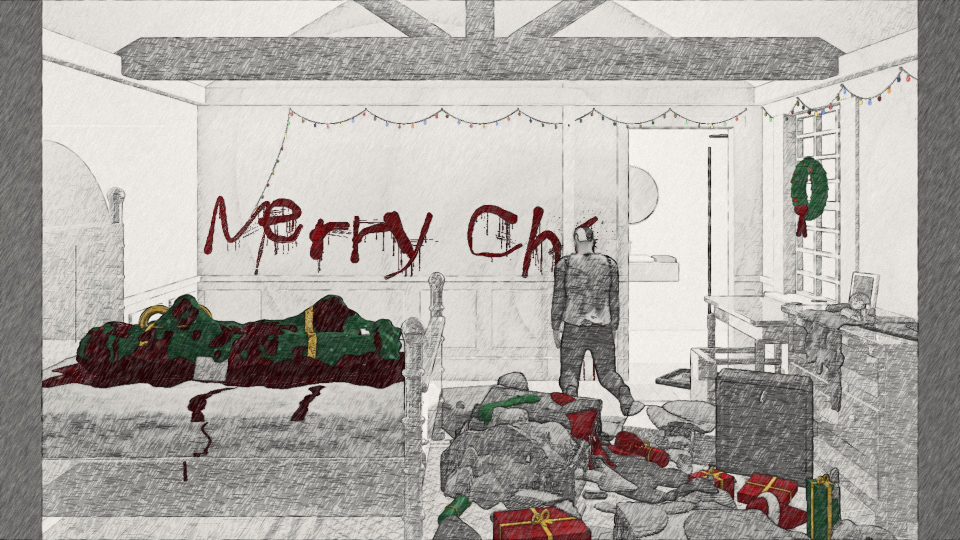
#> input picture animations/yuletide-merry-chr-still.jpg, 1920 x 1080 px (shown at 1/2 size); its folder holds only this picture in this run
$ python -i houseline.py   (imports and definitions only)
#> lines starting #> are read from the running program, lines starting #| are printed output that depends on the picture; after the words box and inside, x2 and y2 are one past the last pixel; in counts of white or black regions, pixels touching at a corner belong together
#> further down, picture is the input picture: PIL image 1920x1080 RGB; mean R, G, B 172.9, 169.1, 164.5
"""MAP: one line weight for every kit (R8 A6, 27 Nov).
Open Wounds note 16 (Sam, 26 Nov: "the line work on the wolves is very thick in comparison to our house style") was
one kit drawing its own outline. The fix there (wolf.house_ctx) is now the shared rule: every kit's outline is the
people's own at the same size on screen.
  weight(ppm)      the people's pen weight (lying._lw) for a body this many frame pixels a metre: for kits that draw
                   with burnham's Pen (wolf, horse, robot) or scale their own lines from it.
  px(W)            the house outline in final frame pixels for kits that draw their own fixed-pixel line (whale):
                   measured to match a person at the same frame width (people measure about 2 px at 1080 wide, any size).
  ctx(X, s, ppm)   set a kit's drawing context (X.ol, X.line_k) to the house weight: wolf.house_ctx's rule for any kit.
  ring(img)        the measurer: how thick the outer ink outline is round a drawing on white (house ink only, reached
                   from the outside edge, so a dark coat or the whale's dark back is not read as line).
  faults(rows)     kits off the house line; the survey itself (each kit beside a person) is kittests.line_survey,
                   since it draws a film's cast (kittest one_line_weight_every_kit).
python3 source/kittests.py one_line_weight_every_kit   (the survey, each kit beside a person)
"""
import os
import sys

import numpy as np

sys.path.insert(0, os.path.dirname(os.path.abspath(__file__)))

OUT = (20, 16, 16)          # the house ink (satire_style.OUT)
INK_SEEN = (22, 18, 19)     # the people's ink as it lands in a frame (measured, 27 Nov)
PX_1080 = 1.5               # an own-pixel outline at 1080 wide that looks and measures like a person's (27 Nov)
LOW, HIGH = 0.7, 1.35       # a kit's outline within these times a person's counts as the house line


def weight(ppm):
    """The people's own pen weight for a body this many frame pixels a metre (lying._lw)."""
    import lying
    return float(lying._lw(ppm))


def px(W=1080):
    """The house outline in final frame pixels for a frame W wide (kits that draw their own pixel lines)."""
    return max(1.0, PX_1080 * W / 1080.0)


def ctx(X, s, ppm, native=5.0):
    """A kit drawing context of scale s whose own outline is `native` kit units: set to the house weight at ppm
    (X.ol) with every crease and inner line in proportion (X.line_k). wolf.house_ctx is this with native 5."""
    ol = weight(ppm)
    X.line_k = min(1.0, ol / max(1e-6, native * s))
    X.ol = min(native * s, ol) if native * s > 1.0 else ol
    return X


def ring(img):
    """Outline width (px) round a drawing on white: the house-ink shapes that reach the outside edge, their area
    over half their edge length (a line w wide has area w x length and two sides). Solid ink patches wider than any
    line (a black mane, a pupil) are taken out first; dark coats are not house ink, so never read as line."""
    from scipy import ndimage as ND
    a = np.asarray(img.convert('RGB')).astype(int)
    white = a.min(-1) > 245
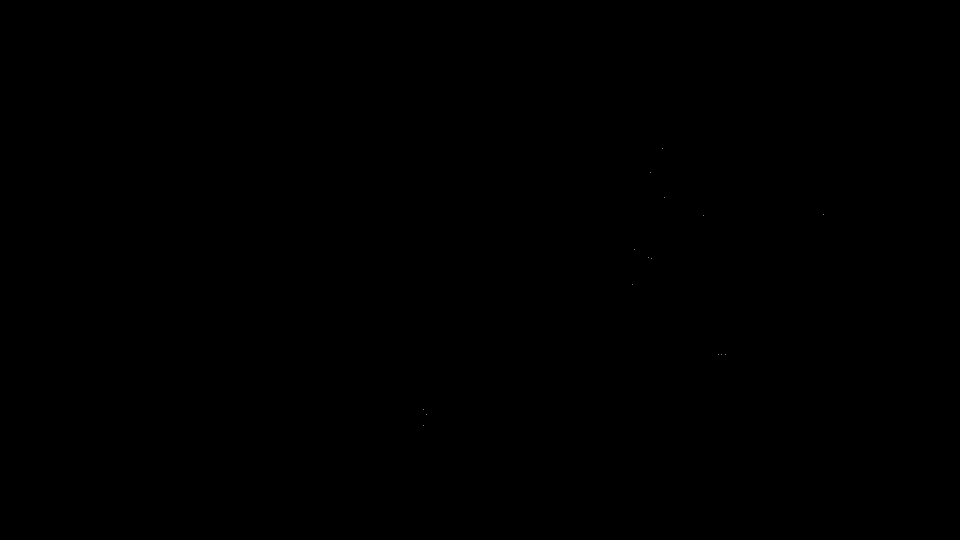
#> white: shape (1080, 1920) bool (shown at 1/2 size); 0% white in thin lines or dots, all inside (x1, y1, x2, y2) = (846, 296, 1647, 852)
    lab, _ = ND.label(white)
#> lab: shape (1080, 1920) int32; 16 distinct labels, from 0 to 15
    bg = np.isin(lab, np.unique(np.concatenate([lab[0], lab[-1], lab[:, 0], lab[:, -1]]))) & white
#> bg: shape (1080, 1920) bool; every value is 0
    d = ND.distance_transform_edt(~bg)
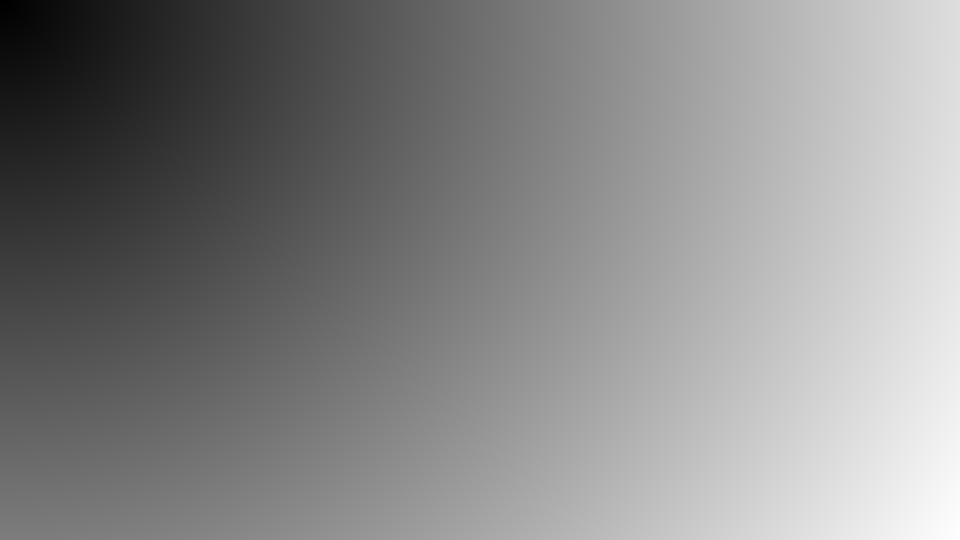
#> d: shape (1080, 1920) float64 (shown at 1/2 size); min 1, max 2202, mean 1175; drawn with min black and max white
    ink = np.abs(a - np.array(INK_SEEN)).max(-1) <= 20
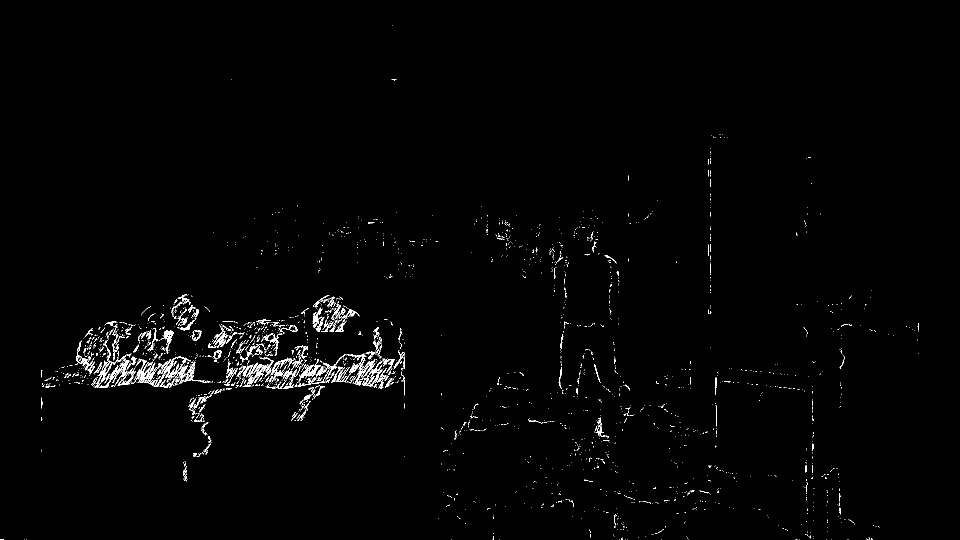
#> ink: shape (1080, 1920) bool (shown at 1/2 size); 1.2% white in thin lines or dots
    yy, xx = np.mgrid[-7:8, -7:8]
    ink &= ~ND.binary_opening(ink, structure=(yy * yy + xx * xx) <= 49)
    lab2, _ = ND.label(ink)
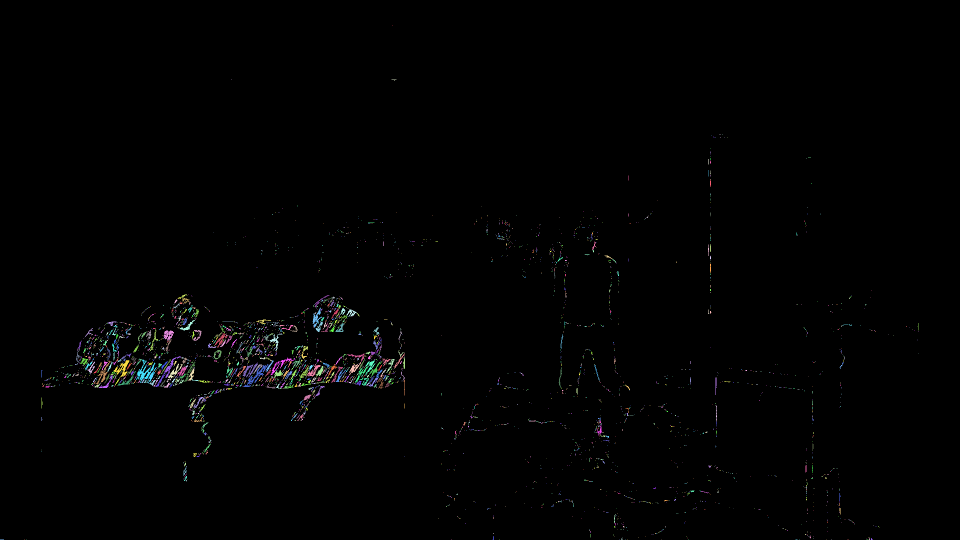
#> lab2: shape (1080, 1920) int32 (shown at 1/2 size); 3816 distinct labels, from 0 to 3815; one colour per label, 0 black
    keep = np.unique(lab2[ink & (d <= 2.5)])
#> keep = empty array
    m = np.isin(lab2, keep[keep > 0])
    edge = int((m & ~ND.binary_erosion(m)).sum())
#> edge = 0
    return 2.0 * float(m.sum()) / max(1, edge)


def faults(rows, low=LOW, high=HIGH):
    """rows: [(kit, size label, its outline / a person's)] -> a line per kit off the house line."""
    return [f'{n} ({lab}): outline {r:.2f} times a person\'s (house: {low}-{high})'
            for n, lab, r in rows if not low <= r <= high]


# [2 lines not run here, left out]

>>> from PIL import Image
>>> picture = Image.open('../animations/yuletide-merry-chr-still.jpg')
>>> result = ring(picture)
#> result = 0
